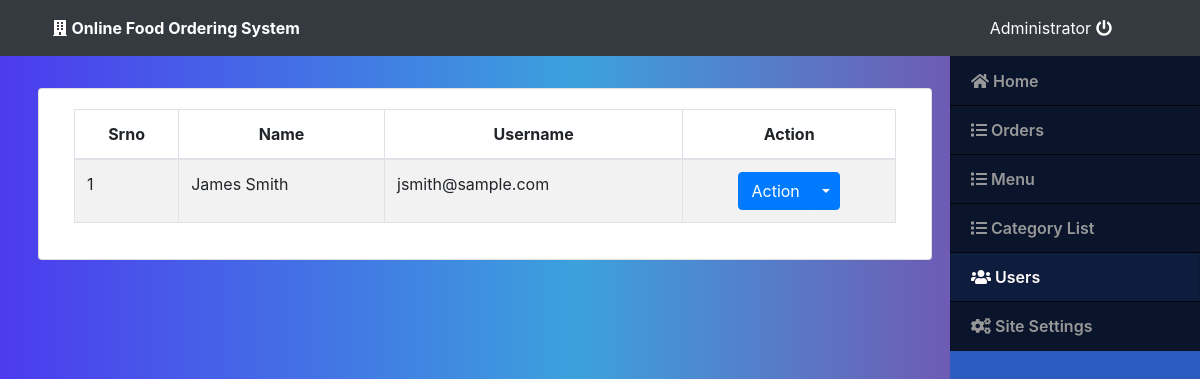
Page /admin/index.php?page=users (signed in) on the committed database.
### tables this page shows
CREATE TABLE `user_info` (
  `user_id` int(10) NOT NULL,
  `first_name` varchar(100) NOT NULL,
  `last_name` varchar(100) NOT NULL,
  `email` varchar(300) NOT NULL,
  `password` varchar(300) NOT NULL,
  `mobile` varchar(10) NOT NULL,
  `address` varchar(300) NOT NULL
);

### admin/users.php (the view, shortened to what this page needs)
<?php
include 'db_connect.php';
$result = $conn->query("SELECT * FROM user_info ORDER BY user_id ASC");
$users = $result->fetch_all(MYSQLI_ASSOC);
?>
<!DOCTYPE html>
<html>
<head>
    <link rel="stylesheet" href="https://maxcdn.bootstrapcdn.com/bootstrap/4.5.2/css/bootstrap.min.css">
</head>
<body>
    <div class="container-fluid">
        <br>
        <div class="row">
            <div class="card col-lg-12">
                <div class="card-body">
                    <table class="table table-striped table-bordered col-md-12">
                        <thead>
                            <tr>
                                <th class="text-center">Srno</th>
                                <th class="text-center">Name</th>
                                <th class="text-center">Username</th>
                                <th class="text-center">Action</th>
                            </tr>
                        </thead>
                        <tbody>
                            <?php foreach($users as $user): ?>
                                <tr>
                                    <td><?php echo $user['user_id']; ?></td>
                                    <td><?php echo $user['first_name'] .' '. $user['last_name']; ?></td>
                                    <td><?php echo $user['email']; ?></td>
                                    <td>
                                        <center>
                                            <div class="btn-group">
                                                <button type="button" class="btn btn-primary">Action</button>
                                                <button type="button" class="btn btn-primary dropdown-toggle dropdown-toggle-split" data-toggle="dropdown" aria-haspopup="true" aria-expanded="false">
                                                </button>
                                            </div>
                                        </center>
                                    </td>
                                </tr>
                            <?php endforeach; ?>
                        </tbody>
                    </table>
                </div>
            </div>
        </div>
    </div>
</body>
</html>

### admin/assets/css/style.css (style rules this page uses)
body { font-size: 19px; font-weight: 5px; font-family: "Open Sans", sans-serif; color: #444444; width: 100%; height: calc(100%); }

### admin/index.php (style rules this page uses)
body { background: rgb(76,59,238); background: linear-gradient(90deg, rgba(76,59,238,1) 0%, rgba(60,161,221,1) 48%, rgba(143,44,155,1) 100%); }

### rows in the picture
user_info: user_id "1", first_name "James", last_name "Smith", email "jsmith@sample.com"

### other values in the picture
$_SESSION['setting_name'] "Online Food Ordering System"
$_SESSION['login_name'] "Administrator"
